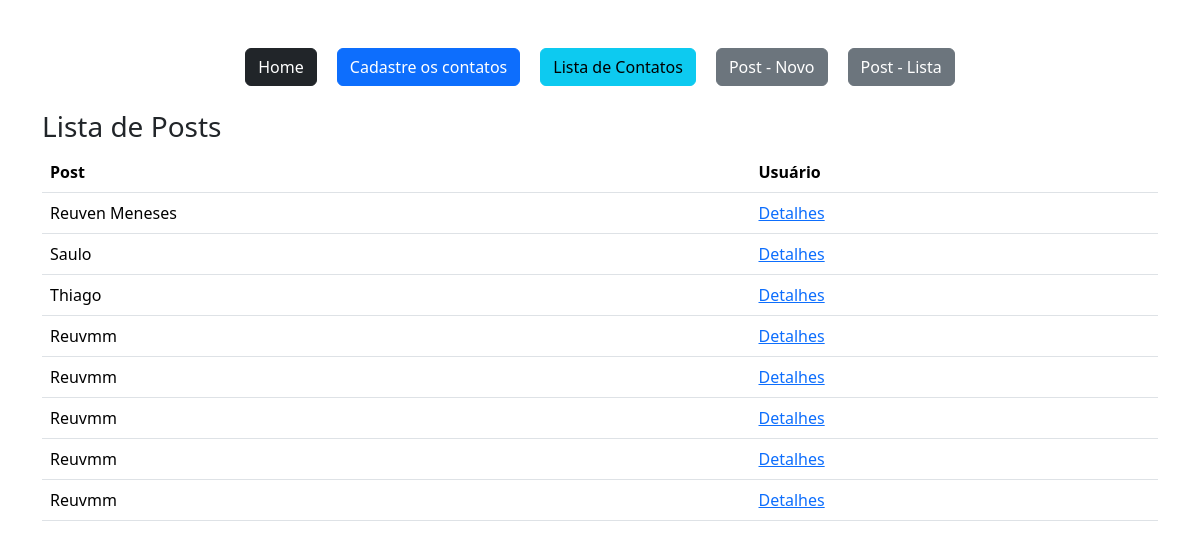
Page /post/lista/ (signed in) on the earlier database version.
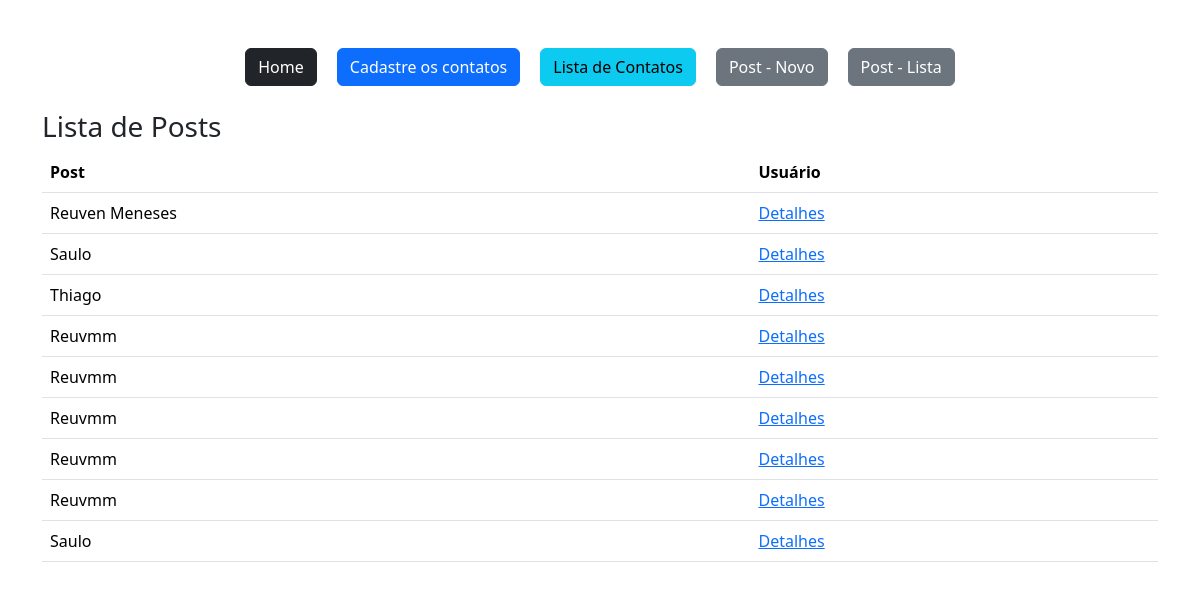
Same page on the later database version.
### webpage/models.py (models this page shows, shortened)
class Post(db.Model):
    id = db.Column(db.Integer, primary_key=True)
    data_de_envio = db.Column(db.DateTime, default=datetime.utcnow)
    mensagem = db.Column(db.String, nullable=True)
    imagem = db.Column(db.String, nullable=True, default='default.png')
    user_id = db.Column(db.Integer, db.ForeignKey('user.id'), nullable=True)

class User(db.Model, UserMixin):
    id = db.Column(db.Integer, primary_key=True)
    nome = db.Column(db.String, nullable=True)
    sobrenome = db.Column(db.String, nullable=True)
    email = db.Column(db.String, nullable=True)
    senha = db.Column(db.String, nullable=True)
    posts = db.relationship('Post', backref='user', lazy=True)

### webpage/views.py (the view)
@app.route("/post/lista/", methods=["GET", "POST"])
@login_required
def PostLista():
    print(type(Post))  # Deve retornar algo como <class 'flask_sqlalchemy.model.DefaultMeta'>
    posts = Post.query.all()
    return render_template('post_lista.html', posts=posts)

### webpage/models.py (called while the page is built)
@login_manager.user_loader
def load_user(user_id):
    return User.query.get(user_id)

### webpage/templates/post_lista.html (shortened to what this page needs)
{% extends "base.html" %}
{% block content %}
<body>
    <div class="container mt-5">
        {% include 'nav.html' %}
<div class="row mt-4">
    <h3>Lista de Posts</h3>
    <div class="col-12">
        <table class="table">
            <thead>
                <tr>
                    <th>Post</th>
                    <th>Usuário</th>
                </tr>
            </thead>
            <tbody>
                {% for linha in posts %}
                <tr>
                    <td>{{ linha.user.nome }}</td>
                    <td>
                        <a href="{{ url_for('Post_detail', id=linha.id) }}">Detalhes</a>
                    </td>
                </tr>
                {% endfor %}
            </tbody>
        </table>
    </div>
</div>
</body>
{% endblock %}

Differences in the rows shown:
added Post: user.nome "Saulo"
